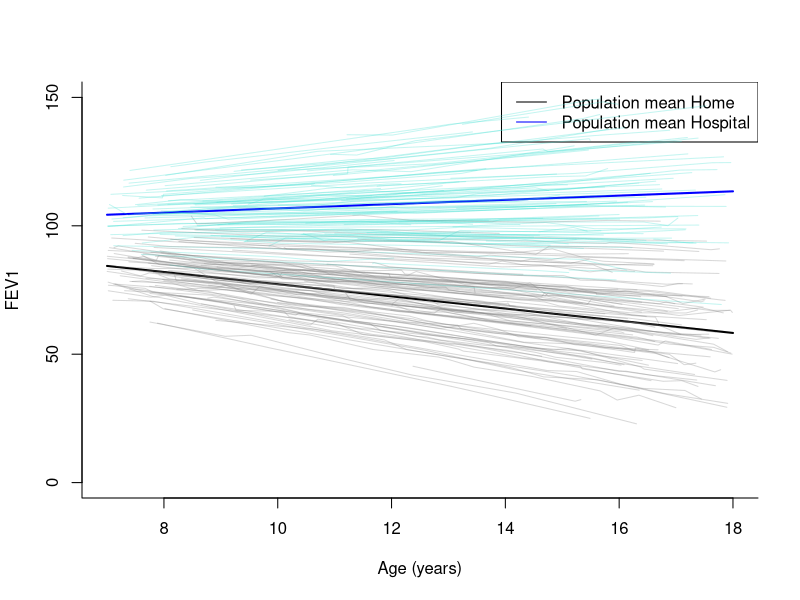

This figure's R source:
# Packages
library(tidyverse)
library(readr)
library(MASS)
library(Matrix)
library(corrplot)
library(spatstat.random)
library(Matrix)
library(corrplot)


# Clear working environment and set seed.
rm(list = ls())
#set.seed(123)

# Specify the age gap
xmin <- 7
xmax <- 18
x_minmax <- c(xmin, xmax)

##### HOME SPIROMETRY Population trend aka fixed effect
sigma_beta0 <- 1
sigma_beta1 <- 1 
rho_home <- -0.5 
Sigma_home <- matrix(c(sigma_beta0^2, rho_home * sigma_beta0 * sigma_beta1, rho_home * sigma_beta0 * sigma_beta1, sigma_beta1^2),
                     nrow = 2)
beta <- MASS::mvrnorm(n = 1, mu = c(100, -1), Sigma = Sigma_home) # If n=1 then return is a vector of same length as mu. mvrnorm.
mu_pop_home <- beta[1] + beta[2] * x_minmax
plot(x_minmax, mu_pop_home, lty = 1, bty = "l", type = "l", xlab = "Age (years)", ylab = "FEV1", lwd = 2, ylim=range(c(0,150)))


##### HOSPITAL SPIROMTERY also population trend aka fixed effect
sigma_beta0_hosp <- 1
sigma_beta1_hosp <- 1 
rho_hosp <- -0.5
Sigma_hosp <- matrix(c(sigma_beta0_hosp^2, rho_hosp * sigma_beta0_hosp * sigma_beta1_hosp, rho_hosp * sigma_beta0_hosp * sigma_beta1_hosp, sigma_beta1_hosp^2),
                     nrow = 2)
beta_hosp <- MASS::mvrnorm(n=1, mu = c(100, -1), Sigma = Sigma_hosp)
mu_pop_hosp <- beta_hosp[1] + beta_hosp[2] * x_minmax
lines(x_minmax, mu_pop_hosp, lty = 1, bty = "l", type = "l", col="blue", lwd=2)
legend("topright", legend = c("Population mean Home", "Population mean Hospital"),
       col = c("black", "blue"), lty = 1, cex = 1)


##### Subject-specific trends HOME SPIROMETRY
N <- 100 # number of subjects
m <- 8 # Average number of measurements per subject
n_ind <- rpoistrunc(N, m, minimum = 1, method=c("harding", "transform"), implem=c("R", "C"))

## Simulating random effect
mu <- c(0, 0, 0, 0)

# Covariance matrix. Change variables here depending on 
Sigma_e <- matrix(c(1, 0.5, -0.5, -0.5,
                    0.5, 1, -0.5, -0.5,
                   -0.5, -0.5, 1, 0.5,
                   -0.5, -0.5, 0.5, 1), 
                  nrow = 4)
column_names <- c("home_b0", "hosp_b0", "home_b1", "hosp_b1")
rownames(Sigma_e) <- column_names
colnames(Sigma_e) <- column_names

Sigma_e <- as.matrix(nearPD(Sigma_e)$mat)
#corrplot(Sigma_e, method = "number")

b <- MASS::mvrnorm(n = N, mu = c(0, 0, 0, 0), Sigma = Sigma_e)

random_ages <- sample(xmin:xmax, size = N, replace = TRUE)
age_vector <- c()
Measurement_nr_vector <- c()
Setting_vector <- c()
ID_vector <- c()
FEV1_data <- c()

for ( i in 1:N ) {
  # HOME
  n <- n_ind[i]
  #x <- seq(from = xmin, to = xmax, length.out = n) # non random time steps
  x <- sort(runif(n, xmin, xmax)) # random time steps
  
  mu <- (beta[1] + b[i, 1]) + (beta[2] + b[i, 2]) * x
  y <- mu + rnorm(n, sd = 1)
  lines(x, y, col = rgb(0.5, 0.5, 0.5, alpha = 0.3))
  
  # HOSPITAL
  n_hosp <- 4
  #x_hosp <- seq(from = xmin, to = xmax, length.out = n_hosp) #  non random time steps
  x_hosp <- sort(runif(n_hosp, xmin, xmax)) # random time steps
  mu_hosp <- (beta_hosp[1] + b[i, 3]) + (beta_hosp[2] + b[i, 4]) * x_hosp
  y_hosp <- mu_hosp + rnorm(n_hosp, sd = 1)
  lines(x_hosp, y_hosp, col=rgb(0.25, 0.88, 0.82, alpha = 0.3))
  
  
  # Columns
  FEV1_data <- c(FEV1_data, y, y_hosp)
  ID_vector <- c(ID_vector, rep(i, n+n_hosp))
  Setting_vector <- c(Setting_vector, rep(1, n), rep(2, n_hosp))
  Measurement_nr_vector <- c(Measurement_nr_vector, c(1:n), c(1:n_hosp))
  age_vector <- c(age_vector, x, x_hosp)
  # round(seq(from = random_ages[i], by = 1/n, length.out = n)
  # round(seq(from = random_ages[i], by = 1/n_hosp, length.out = n_hosp)

  # Check ages. 
  #print(paste("x: ", x, "x hosp", x_hosp))
}


# Saving simulated data in tibble
Age <- age_vector
FEV1 <- FEV1_data
ID <- ID_vector
Setting <- Setting_vector
Measurement_nr <- Measurement_nr_vector
df <- tibble(ID, Setting, Measurement_nr, Age, FEV1)

# Saving parameters in tibble
parameters <- tibble(
  xmin = xmin,
  xmax = xmax,
  sigma_beta0 = sigma_beta0,
  sigma_beta1 = sigma_beta1,
  rho_home = rho_home,
  sigma_beta0_hosp = sigma_beta0_hosp,
  sigma_beta1_hosp = sigma_beta1_hosp,
  rho_hosp,
  N = N,
  m = m
)


#####################################################################################
# This code deletes last row of all the hospital data in df.
# Do not run this code unessesary, only run it when saving data.
# Delete the last row of all hospital data. And save this data. Do not run this again.

nrows <- nrow(df)
df_deleted_rows <- tibble()

for (i in 1:nrows) {
  df_preliminary <- df %>% filter(ID == i)
  prel_length <- nrow(df_preliminary)
  df_preliminary <- df_preliminary %>% slice(-prel_length)
  df_deleted_rows <- bind_rows(df_deleted_rows, df_preliminary)
}
####################################################################################

save(df_deleted_rows, file="simulated_data_deleted_rows.RData")
save(df, file="simulated_data.RData")
